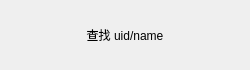
<?xml version="1.0" encoding="UTF-8"?>
<ui version="4.0">
 <class>AddUserItem</class>
 <widget class="QWidget" name="AddUserItem">
  <property name="geometry">
   <rect>
    <x>0</x>
    <y>0</y>
    <width>250</width>
    <height>70</height>
   </rect>
  </property>
  <property name="minimumSize">
   <size>
    <width>250</width>
    <height>70</height>
   </size>
  </property>
  <property name="maximumSize">
   <size>
    <width>250</width>
    <height>70</height>
   </size>
  </property>
  <property name="windowTitle">
   <string>Form</string>
  </property>
  <layout class="QHBoxLayout" name="horizontalLayout">
   <item>
    <widget class="QLabel" name="add_tip">
     <property name="minimumSize">
      <size>
       <width>30</width>
       <height>30</height>
      </size>
     </property>
     <property name="maximumSize">
      <size>
       <width>30</width>
       <height>30</height>
      </size>
     </property>
     <property name="text">
      <string/>
     </property>
    </widget>
   </item>
   <item>
    <widget class="QLabel" name="message_tip">
     <property name="text">
      <string>查找 uid/name</string>
     </property>
     <property name="alignment">
      <set>Qt::AlignCenter</set>
     </property>
    </widget>
   </item>
   <item>
    <widget class="QLabel" name="right_tip">
     <property name="minimumSize">
      <size>
       <width>30</width>
       <height>30</height>
      </size>
     </property>
     <property name="maximumSize">
      <size>
       <width>30</width>
       <height>30</height>
      </size>
     </property>
     <property name="text">
      <string/>
     </property>
    </widget>
   </item>
  </layout>
 </widget>
 <resources/>
 <connections/>
</ui>
